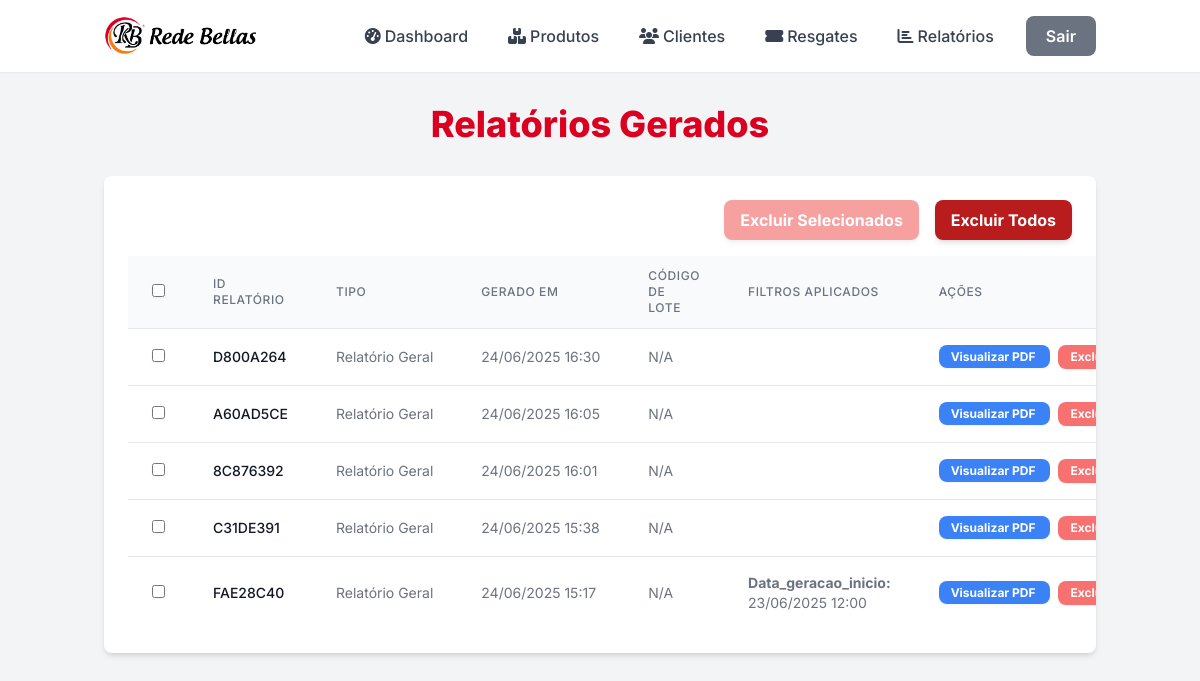
Page /reports/ (signed in) on the earlier database version.
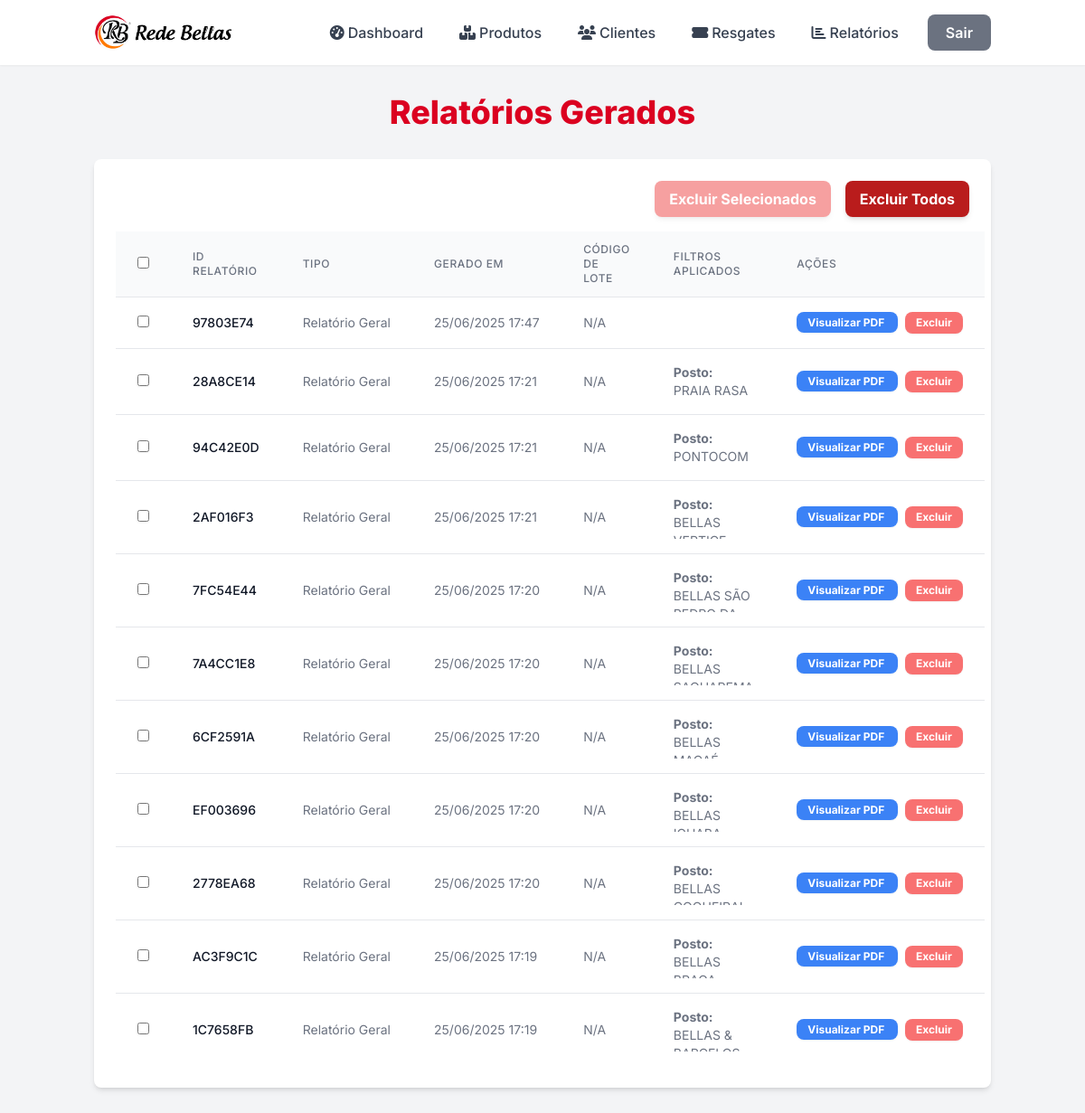
Same page on the later database version.
### core/models.py (models this page shows, shortened)
class RelatorioGerado(models.Model):
    REPORT_TYPE_CHOICES = [
        ("GERAL", "Relatório Geral"),
        ("MANIFESTO_LOTE", "Manifesto de Lote"),
    ]
    report_id = models.CharField(
        max_length=50, unique=True, help_text="ID único de cada relatório gerado."
    )
    tipo = models.CharField(max_length=20, choices=REPORT_TYPE_CHOICES)
    data_geracao = models.DateTimeField(default=timezone.now)
    filtros_aplicados = JSONField(blank=True, null=True)
    codigo_rastreamento_lote = models.CharField(
        max_length=100,
        blank=True,
        null=True,
        help_text="Código de rastreamento se for um manifesto de lote.",
    )
    class Meta:
        verbose_name = "Relatório Gerado"
        verbose_name_plural = "Relatórios Gerados"
        ordering = ["-data_geracao"]  # Ordena os relatórios pelo mais recente

### core/views.py (the view)
# urls.py: path("", views.report_list, name="report_list"),
@login_required
def report_list(request):
    reports = RelatorioGerado.objects.all().order_by(
        "-data_geracao"
    )  # Ordena do mais recente para o mais antigo
    context = {
        "title": "Relatórios Gerados",
        "reports": reports,
    }
    return render(request, "reports/report_list.html", context)

### core/templates/reports/report_list.html (shortened to what this page needs)
{% load static %}
<!DOCTYPE html>
<html lang="pt-br">
<head>
    <link rel="stylesheet" href="{% static 'css/output.css' %}">
    <link rel="stylesheet" href="https://cdnjs.cloudflare.com/ajax/libs/font-awesome/6.5.1/css/all.min.css">
</head>
<body class="bg-gray-100 font-inter antialiased text-gray-800">
    {% include 'partials/_navbar.html' %}
    <div class="container mx-auto px-4 py-8">
        <h1 class="text-4xl font-extrabold text-[#DB0020] mb-8 text-center animate-pulse-once">
            {{ title }}
        </h1>
        <div class="bg-white p-6 rounded-lg shadow-md overflow-x-auto transform transition-all duration-300 hover:shadow-xl">
            {% if reports %}
                <div class="flex justify-end mb-4 space-x-4">
                    <button id="deleteSelectedBtn" class="bg-red-500 hover:bg-red-600 text-white font-bold py-2 px-4 rounded-lg shadow-md transition duration-300 transform hover:scale-105 opacity-50 cursor-not-allowed" disabled>
                        Excluir Selecionados
                    </button>
                    <button id="deleteAllBtn" class="bg-red-700 hover:bg-red-800 text-white font-bold py-2 px-4 rounded-lg shadow-md transition duration-300 transform hover:scale-105">
                        Excluir Todos
                    </button>
                </div>
                <form id="reportDeleteForm" method="post" action="{% url 'report_delete_selected' %}">
                    <table class="min-w-full divide-y divide-gray-200">
                        <thead class="bg-gray-50">
                            <tr>
                                <th scope="col" class="px-6 py-3 text-left text-xs font-medium text-gray-500 uppercase tracking-wider">
                                    <input type="checkbox" id="selectAllCheckbox" class="rounded border-gray-300 text-indigo-600 shadow-sm focus:border-indigo-300 focus:ring focus:ring-indigo-200 focus:ring-opacity-50">
                                </th>
                                <th scope="col" class="px-6 py-3 text-left text-xs font-medium text-gray-500 uppercase tracking-wider">
                                    ID Relatório
                                </th>
                                <th scope="col" class="px-6 py-3 text-left text-xs font-medium text-gray-500 uppercase tracking-wider">
                                    Tipo
                                </th>
                                <th scope="col" class="px-6 py-3 text-left text-xs font-medium text-gray-500 uppercase tracking-wider">
                                    Gerado Em
                                </th>
                                <th scope="col" class="px-6 py-3 text-left text-xs font-medium text-gray-500 uppercase tracking-wider">
                                    Código de Lote
                                </th>
                                <th scope="col" class="px-6 py-3 text-left text-xs font-medium text-gray-500 uppercase tracking-wider">
                                    Filtros Aplicados
                                </th>
                                <th scope="col" class="px-6 py-3 text-left text-xs font-medium text-gray-500 uppercase tracking-wider">
                                    Ações
                                </th>
                            </tr>
                        </thead>
                        <tbody class="bg-white divide-y divide-gray-200">
                            {% for report in reports %}
                                <tr class="hover:bg-gray-50 transition-colors duration-200 fade-in-item" data-delay="{{ forloop.counter }}">
                                    <td class="px-6 py-4 whitespace-nowrap text-sm">
                                        <input type="checkbox" name="report_ids" value="{{ report.id }}" class="report-checkbox rounded border-gray-300 text-indigo-600 shadow-sm focus:border-indigo-300 focus:ring focus:ring-indigo-200 focus:ring-opacity-50">
                                    </td>
                                    <td class="px-6 py-4 whitespace-nowrap text-sm font-medium text-gray-900">
                                        {{ report.report_id }}
                                    </td>
                                    <td class="px-6 py-4 whitespace-nowrap text-sm text-gray-500">
                                        {{ report.get_tipo_display }}
                                    </td>
                                    <td class="px-6 py-4 whitespace-nowrap text-sm text-gray-500">
                                        {{ report.data_geracao|date:"d/m/Y H:i" }}
                                    </td>
                                    <td class="px-6 py-4 whitespace-nowrap text-sm text-gray-500">
                                        {{ report.codigo_rastreamento_lote|default:"N/A" }}
                                    </td>
                                    <td class="px-6 py-4 text-sm text-gray-500 max-w-xs overflow-hidden text-ellipsis">
                                        {% if report.filtros_aplicados %}
                                            <div class="max-h-12 overflow-hidden text-ellipsis whitespace-normal">
                                                {% for key, value in report.filtros_aplicados.items %}
                                                    {% if value and value != 'Todos' and value != 'Qualquer' %}
                                                        <strong>{{ key|capfirst }}:</strong> {{ value }} <br>
                                                    {% endif %}
                                                {% endfor %}
                                            </div>
                                        {% else %}
                                            Nenhum
                                        {% endif %}
                                    </td>
                                    <td class="px-6 py-4 whitespace-nowrap text-right text-sm font-medium">
                                        <a href="{% url 'resgate_list' %}?format=pdf&codigo_rastreamento={{ report.codigo_rastreamento_lote|default:'' }}&posto={{ report.filtros_aplicados.posto|default:'' }}&produto={{ report.filtros_aplicados.produto|default:'' }}&data_geracao_inicio={{ report.filtros_aplicados.data_geracao_inicio|default:'' }}&data_geracao_fim={{ report.filtros_aplicados.data_geracao_fim|default:'' }}"
                                           target="_blank"
                                           class="bg-blue-500 hover:bg-blue-600 text-white font-bold py-1 px-3 rounded-lg shadow-sm transition duration-300 text-xs transform hover:scale-105">
                                            Visualizar PDF
                                        </a>
                                        <button type="button" onclick="confirmDeleteSingleReport('{{ report.id }}');" class="bg-red-400 hover:bg-red-500 text-white font-bold py-1 px-3 rounded-lg shadow-sm transition duration-300 text-xs ml-2 transform hover:scale-105">
                                            Excluir
                                        </button>
                                    </td>
                                </tr>
                            {% endfor %}
                        </tbody>
                    </table>
                </form>
            {% else %}
                <p class="text-center text-gray-600 py-10 text-lg">
                    Nenhum relatório gerado ainda.
                    <a href="{% url 'resgate_list' %}" class="text-[#DB0020] hover:underline hover:text-red-700 transition-colors duration-200">Gere seu primeiro relatório agora!</a>
                </p>
            {% endif %}
        </div>
    </div>
</body>
</html>

### core/templates/partials/_navbar.html (shortened to what this page needs)
    {% load static %}
    <nav class="bg-white shadow-sm py-4">
        <div class="container mx-auto px-4 flex justify-between items-center">
            <a href="{% url 'homepage' %}" class="flex items-center space-x-2 transform hover:scale-110 transition duration-300">
                <img src="{% static 'img/logos (7).png' %}" alt="Logo Rede Bellas" class="h-10 w-auto">
            </a>
            <div class="flex items-center space-x-6">
                {% if user.is_authenticated %}
                    <a href="{% url 'dashboard' %}" class="flex items-center text-gray-700 hover:text-[#DB0020] font-medium px-2 py-2 rounded-lg transition duration-300 transform hover:scale-105 group">
                        <i class="fa-solid fa-tachometer-alt mr-1 transition-transform duration-200 group-hover:scale-110"></i>
                        Dashboard
                    </a>
                    <a href="{% url 'products_list' %}" class="flex items-center text-gray-700 hover:text-[#DB0020] font-medium px-2 py-2 rounded-lg transition duration-300 transform hover:scale-105 group">
                        <i class="fa-solid fa-boxes-stacked mr-1 transition-transform duration-200 group-hover:scale-110"></i>
                        Produtos
                    </a>
                    <a href="{% url 'client_list' %}" class="flex items-center text-gray-700 hover:text-[#DB0020] font-medium px-2 py-2 rounded-lg transition duration-300 transform hover:scale-105 group">
                        <i class="fa-solid fa-users mr-1 transition-transform duration-200 group-hover:scale-110"></i>
                        Clientes
                    </a>
                    <a href="{% url 'resgate_list' %}" class="flex items-center text-gray-700 hover:text-[#DB0020] font-medium px-2 py-2 rounded-lg transition duration-300 transform hover:scale-105 group">
                        <i class="fa-solid fa-ticket-alt mr-1 transition-transform duration-200 group-hover:scale-110"></i>
                        Resgates
                    </a>
                    <a href="{% url 'report_list' %}" class="flex items-center text-gray-700 hover:text-[#DB0020] font-medium px-2 py-2 rounded-lg transition duration-300 transform hover:scale-105 group">
                        <i class="fa-solid fa-chart-bar mr-1 transition-transform duration-200 group-hover:scale-110"></i>
                        Relatórios
                    </a>
                    <form action="{% url 'logout' %}" method="post" class="inline-block ml-3">
                        <button type="submit" class="bg-gray-500 hover:bg-gray-600 text-white font-semibold py-2 px-5 rounded-lg transition duration-300 transform hover:scale-105">Sair</button>
                    </form>
                {% endif %}
            </div>
        </div>
    </nav>

### core/templates/reports/report_list.html (style rules this page uses)
.fade-in-item { opacity: 0; transform: translateY(20px); animation: fadeIn 0.5s ease-out forwards; }

Differences in the rows shown:
removed RelatorioGerado: report_id "D800A264", tipo "Relatório Geral", data_geracao "24/06/2025 16:30", codigo_rastreamento_lote "N/A"
removed RelatorioGerado: report_id "A60AD5CE", tipo "Relatório Geral", data_geracao "24/06/2025 16:05", codigo_rastreamento_lote "N/A"
removed RelatorioGerado: report_id "8C876392", tipo "Relatório Geral", data_geracao "24/06/2025 16:01", codigo_rastreamento_lote "N/A"
removed RelatorioGerado: report_id "C31DE391", tipo "Relatório Geral", data_geracao "24/06/2025 15:38", codigo_rastreamento_lote "N/A"
removed RelatorioGerado: report_id "FAE28C40", tipo "Relatório Geral", data_geracao "24/06/2025 15:17", codigo_rastreamento_lote "N/A", filtros_aplicados "Data_geracao_inicio", filtros_aplicados "23/06/2025 12:00"
added RelatorioGerado: report_id "97803E74", tipo "Relatório Geral", data_geracao "25/06/2025 17:47", codigo_rastreamento_lote "N/A"
added RelatorioGerado: report_id "28A8CE14", tipo "Relatório Geral", data_geracao "25/06/2025 17:21", codigo_rastreamento_lote "N/A", filtros_aplicados "Posto", filtros_aplicados "PRAIA RASA"
added RelatorioGerado: report_id "94C42E0D", tipo "Relatório Geral", data_geracao "25/06/2025 17:21", codigo_rastreamento_lote "N/A", filtros_aplicados "Posto", filtros_aplicados "PONTOCOM"
added RelatorioGerado: report_id "2AF016F3", tipo "Relatório Geral", data_geracao "25/06/2025 17:21", codigo_rastreamento_lote "N/A", filtros_aplicados "Posto", filtros_aplicados "BELLAS…"
added RelatorioGerado: report_id "7FC54E44", tipo "Relatório Geral", data_geracao "25/06/2025 17:20", codigo_rastreamento_lote "N/A", filtros_aplicados "Posto", filtros_aplicados "BELLAS SÃO…"
added RelatorioGerado: report_id "7A4CC1E8", tipo "Relatório Geral", data_geracao "25/06/2025 17:20", codigo_rastreamento_lote "N/A", filtros_aplicados "Posto", filtros_aplicados "BELLAS…"
added RelatorioGerado: report_id "6CF2591A", tipo "Relatório Geral", data_geracao "25/06/2025 17:20", codigo_rastreamento_lote "N/A", filtros_aplicados "Posto", filtros_aplicados "BELLAS…"
added RelatorioGerado: report_id "EF003696", tipo "Relatório Geral", data_geracao "25/06/2025 17:20", codigo_rastreamento_lote "N/A", filtros_aplicados "Posto", filtros_aplicados "BELLAS…"
added RelatorioGerado: report_id "2778EA68", tipo "Relatório Geral", data_geracao "25/06/2025 17:20", codigo_rastreamento_lote "N/A", filtros_aplicados "Posto", filtros_aplicados "BELLAS…"
added RelatorioGerado: report_id "AC3F9C1C", tipo "Relatório Geral", data_geracao "25/06/2025 17:19", codigo_rastreamento_lote "N/A", filtros_aplicados "Posto", filtros_aplicados "BELLAS…"
added RelatorioGerado: report_id "1C7658FB", tipo "Relatório Geral", data_geracao "25/06/2025 17:19", codigo_rastreamento_lote "N/A", filtros_aplicados "Posto", filtros_aplicados "BELLAS &…"
